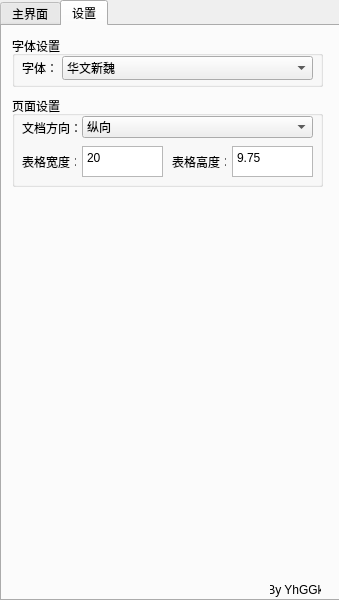
<?xml version="1.0" encoding="UTF-8"?>
<ui version="4.0">
 <class>Auto_Place_Card</class>
 <widget class="QDialog" name="Auto_Place_Card">
  <property name="geometry">
   <rect>
    <x>0</x>
    <y>0</y>
    <width>339</width>
    <height>600</height>
   </rect>
  </property>
  <property name="windowTitle">
   <string>Dialog</string>
  </property>
  <widget class="QLabel" name="label">
   <property name="geometry">
    <rect>
     <x>270</x>
     <y>580</y>
     <width>51</width>
     <height>20</height>
    </rect>
   </property>
   <property name="text">
    <string>By YhGGk</string>
   </property>
   <property name="alignment">
    <set>Qt::AlignCenter</set>
   </property>
  </widget>
  <widget class="QTabWidget" name="tabWidget">
   <property name="geometry">
    <rect>
     <x>0</x>
     <y>0</y>
     <width>341</width>
     <height>601</height>
    </rect>
   </property>
   <property name="currentIndex">
    <number>1</number>
   </property>
   <widget class="QWidget" name="tab_1">
    <attribute name="title">
     <string>主界面</string>
    </attribute>
    <widget class="QPushButton" name="pushButton_import_names">
     <property name="geometry">
      <rect>
       <x>20</x>
       <y>450</y>
       <width>131</width>
       <height>41</height>
      </rect>
     </property>
     <property name="tabletTracking">
      <bool>false</bool>
     </property>
     <property name="text">
      <string>从表格导入姓名</string>
     </property>
    </widget>
    <widget class="QPushButton" name="pushButton_place_cards">
     <property name="geometry">
      <rect>
       <x>20</x>
       <y>510</y>
       <width>131</width>
       <height>41</height>
      </rect>
     </property>
     <property name="text">
      <string>生成席卡</string>
     </property>
    </widget>
    <widget class="QTextEdit" name="textEdit">
     <property name="geometry">
      <rect>
       <x>10</x>
       <y>390</y>
       <width>231</width>
       <height>31</height>
      </rect>
     </property>
    </widget>
    <widget class="QPushButton" name="pushButton_append_name">
     <property name="geometry">
      <rect>
       <x>250</x>
       <y>380</y>
       <width>71</width>
       <height>51</height>
      </rect>
     </property>
     <property name="tabletTracking">
      <bool>false</bool>
     </property>
     <property name="text">
      <string>增加姓名</string>
     </property>
    </widget>
    <widget class="QTableWidget" name="tableWidget">
     <property name="geometry">
      <rect>
       <x>10</x>
       <y>0</y>
       <width>311</width>
       <height>371</height>
      </rect>
     </property>
     <attribute name="horizontalHeaderCascadingSectionResizes">
      <bool>false</bool>
     </attribute>
     <attribute name="horizontalHeaderDefaultSectionSize">
      <number>25</number>
     </attribute>
     <attribute name="horizontalHeaderHighlightSections">
      <bool>true</bool>
     </attribute>
     <attribute name="horizontalHeaderShowSortIndicator" stdset="0">
      <bool>false</bool>
     </attribute>
     <attribute name="verticalHeaderVisible">
      <bool>false</bool>
     </attribute>
     <attribute name="verticalHeaderMinimumSectionSize">
      <number>25</number>
     </attribute>
     <attribute name="verticalHeaderDefaultSectionSize">
      <number>25</number>
     </attribute>
     <attribute name="verticalHeaderHighlightSections">
      <bool>false</bool>
     </attribute>
     <row>
      <property name="text">
       <string>新建行</string>
      </property>
     </row>
     <row>
      <property name="text">
       <string>新建行</string>
      </property>
     </row>
     <row>
      <property name="text">
       <string>新建行</string>
      </property>
     </row>
     <row>
      <property name="text">
       <string>新建行</string>
      </property>
     </row>
     <row>
      <property name="text">
       <string>新建行</string>
      </property>
     </row>
     <row>
      <property name="text">
       <string>新建行</string>
      </property>
     </row>
     <row>
      <property name="text">
       <string>新建行</string>
      </property>
     </row>
     <row>
      <property name="text">
       <string>新建行</string>
      </property>
     </row>
     <row>
      <property name="text">
       <string>新建行</string>
      </property>
     </row>
     <row>
      <property name="text">
       <string>新建行</string>
      </property>
     </row>
     <column>
      <property name="text">
       <string/>
      </property>
      <property name="textAlignment">
       <set>AlignCenter</set>
      </property>
     </column>
     <column>
      <property name="text">
       <string>序号</string>
      </property>
      <property name="textAlignment">
       <set>AlignCenter</set>
      </property>
     </column>
     <column>
      <property name="text">
       <string>姓名</string>
      </property>
      <property name="textAlignment">
       <set>AlignCenter</set>
      </property>
     </column>
     <item row="0" column="0">
      <property name="text">
       <string/>
      </property>
      <property name="textAlignment">
       <set>AlignCenter</set>
      </property>
      <property name="checkState">
       <enum>Unchecked</enum>
      </property>
     </item>
     <item row="0" column="1">
      <property name="text">
       <string>1</string>
      </property>
      <property name="textAlignment">
       <set>AlignCenter</set>
      </property>
     </item>
     <item row="1" column="0">
      <property name="checkState">
       <enum>Checked</enum>
      </property>
     </item>
    </widget>
    <widget class="QPushButton" name="pushButton_delet_name">
     <property name="geometry">
      <rect>
       <x>180</x>
       <y>450</y>
       <width>131</width>
       <height>41</height>
      </rect>
     </property>
     <property name="text">
      <string>删除勾选的姓名</string>
     </property>
    </widget>
    <widget class="QPushButton" name="pushButton_exit">
     <property name="geometry">
      <rect>
       <x>180</x>
       <y>510</y>
       <width>131</width>
       <height>41</height>
      </rect>
     </property>
     <property name="text">
      <string>退出程序</string>
     </property>
    </widget>
   </widget>
   <widget class="QWidget" name="tab_2">
    <attribute name="title">
     <string>设置</string>
    </attribute>
    <widget class="QGroupBox" name="groupBox_Font">
     <property name="geometry">
      <rect>
       <x>10</x>
       <y>10</y>
       <width>311</width>
       <height>51</height>
      </rect>
     </property>
     <property name="title">
      <string>字体设置</string>
     </property>
     <widget class="QComboBox" name="comboBox_fontname">
      <property name="geometry">
       <rect>
        <x>50</x>
        <y>20</y>
        <width>251</width>
        <height>24</height>
       </rect>
      </property>
      <item>
       <property name="text">
        <string>华文新魏</string>
       </property>
      </item>
      <item>
       <property name="text">
        <string>楷体</string>
       </property>
      </item>
      <item>
       <property name="text">
        <string>仿宋_GB2312</string>
       </property>
      </item>
      <item>
       <property name="text">
        <string>仿宋</string>
       </property>
      </item>
      <item>
       <property name="text">
        <string>宋体</string>
       </property>
      </item>
      <item>
       <property name="text">
        <string>黑体</string>
       </property>
      </item>
     </widget>
     <widget class="QLabel" name="label_font_name">
      <property name="geometry">
       <rect>
        <x>10</x>
        <y>20</y>
        <width>31</width>
        <height>24</height>
       </rect>
      </property>
      <property name="text">
       <string>字体：</string>
      </property>
     </widget>
    </widget>
    <widget class="QGroupBox" name="groupBox">
     <property name="geometry">
      <rect>
       <x>10</x>
       <y>70</y>
       <width>311</width>
       <height>91</height>
      </rect>
     </property>
     <property name="title">
      <string>页面设置</string>
     </property>
     <widget class="QLabel" name="label_font_name_2">
      <property name="geometry">
       <rect>
        <x>10</x>
        <y>20</y>
        <width>61</width>
        <height>24</height>
       </rect>
      </property>
      <property name="text">
       <string>文档方向：</string>
      </property>
     </widget>
     <widget class="QComboBox" name="comboBox">
      <property name="geometry">
       <rect>
        <x>70</x>
        <y>20</y>
        <width>231</width>
        <height>22</height>
       </rect>
      </property>
      <item>
       <property name="text">
        <string>纵向</string>
       </property>
      </item>
      <item>
       <property name="text">
        <string>横向</string>
       </property>
      </item>
     </widget>
     <widget class="QLabel" name="label_2">
      <property name="geometry">
       <rect>
        <x>10</x>
        <y>60</y>
        <width>54</width>
        <height>12</height>
       </rect>
      </property>
      <property name="text">
       <string>表格宽度：</string>
      </property>
     </widget>
     <widget class="QTextEdit" name="textEdit_2">
      <property name="geometry">
       <rect>
        <x>70</x>
        <y>50</y>
        <width>81</width>
        <height>31</height>
       </rect>
      </property>
      <property name="font">
       <font>
        <weight>50</weight>
        <bold>false</bold>
       </font>
      </property>
      <property name="toolTip">
       <string/>
      </property>
      <property name="html">
       <string>&lt;!DOCTYPE HTML PUBLIC &quot;-//W3C//DTD HTML 4.0//EN&quot; &quot;http://www.w3.org/TR/REC-html40/strict.dtd&quot;&gt;
&lt;html&gt;&lt;head&gt;&lt;meta name=&quot;qrichtext&quot; content=&quot;1&quot; /&gt;&lt;style type=&quot;text/css&quot;&gt;
p, li { white-space: pre-wrap; }
&lt;/style&gt;&lt;/head&gt;&lt;body style=&quot; font-family:'SimSun'; font-size:9pt; font-weight:400; font-style:normal;&quot;&gt;
&lt;p style=&quot; margin-top:0px; margin-bottom:0px; margin-left:0px; margin-right:0px; -qt-block-indent:0; text-indent:0px;&quot;&gt;20&lt;/p&gt;&lt;/body&gt;&lt;/html&gt;</string>
      </property>
     </widget>
     <widget class="QLabel" name="label_3">
      <property name="geometry">
       <rect>
        <x>160</x>
        <y>60</y>
        <width>54</width>
        <height>12</height>
       </rect>
      </property>
      <property name="text">
       <string>表格高度：</string>
      </property>
     </widget>
     <widget class="QTextEdit" name="textEdit_3">
      <property name="geometry">
       <rect>
        <x>220</x>
        <y>50</y>
        <width>81</width>
        <height>31</height>
       </rect>
      </property>
      <property name="html">
       <string>&lt;!DOCTYPE HTML PUBLIC &quot;-//W3C//DTD HTML 4.0//EN&quot; &quot;http://www.w3.org/TR/REC-html40/strict.dtd&quot;&gt;
&lt;html&gt;&lt;head&gt;&lt;meta name=&quot;qrichtext&quot; content=&quot;1&quot; /&gt;&lt;style type=&quot;text/css&quot;&gt;
p, li { white-space: pre-wrap; }
&lt;/style&gt;&lt;/head&gt;&lt;body style=&quot; font-family:'SimSun'; font-size:9pt; font-weight:400; font-style:normal;&quot;&gt;
&lt;p style=&quot; margin-top:0px; margin-bottom:0px; margin-left:0px; margin-right:0px; -qt-block-indent:0; text-indent:0px;&quot;&gt;9.75&lt;/p&gt;&lt;/body&gt;&lt;/html&gt;</string>
      </property>
     </widget>
    </widget>
   </widget>
  </widget>
  <zorder>tabWidget</zorder>
  <zorder>label</zorder>
 </widget>
 <resources/>
 <connections/>
</ui>
